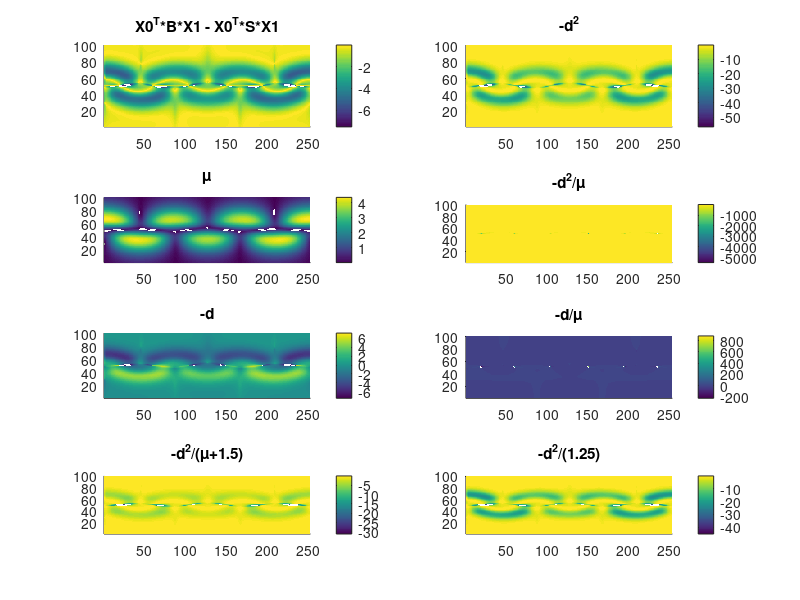
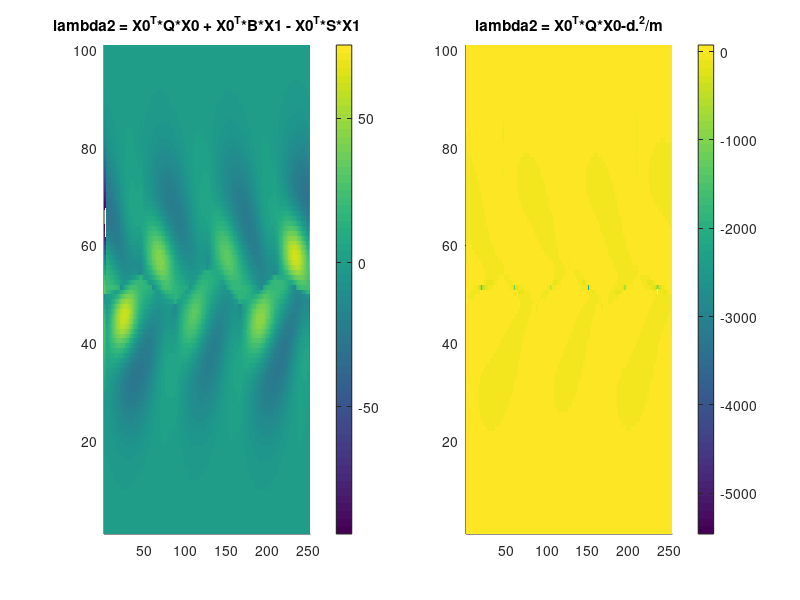
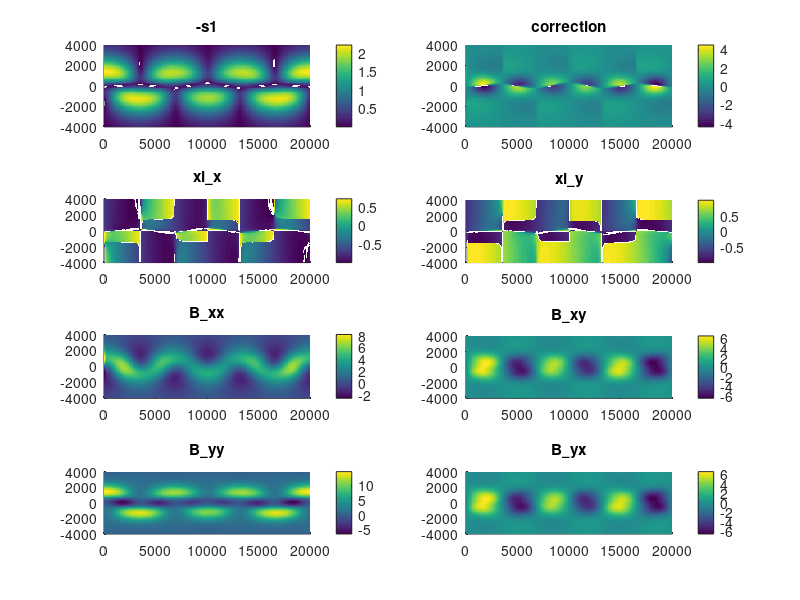
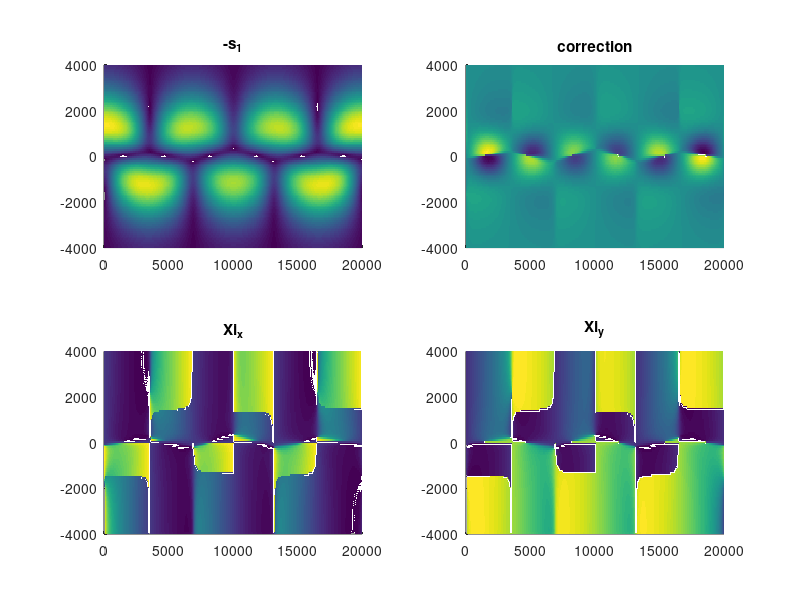

These charts were generated, in order, by the following MATLAB code:

close all
clear all
clc

ydim = 101;
xdim = ceil(2.5*ydim)
y=linspace(-4000,4000,ydim); %km
dy = y(2)-y(1);
x=linspace(0,20000,xdim); %km
dx = x(2)-x(1);
U0 = 62.66;%m s^-1
U0 = 24*3.6*U0 %km hr^-1
L = 1770;%km
A2 = 0.1;
A3 = 0.3;
c2 = 0.205*U0;
c3 = 0.461*U0;
re = 6371;%km
k = @(n) 2*n/re;
[x,y]=meshgrid(x,y);
%Fixed Reference Frame
tdim = 3;
t0 = 0%0.5*pi
time = linspace(-0.01+t0,0.01+t0,tdim);
dt = time(2)-time(1);
for i =1:length(time)
    t=time(i);
    dpdx = -k(3).*A3.*L.*U0.*((sech(y./L)).^2).*sin(k(3).*(x-c3.*t)) - k(2).*A2.*L.*U0.*((sech(y./L)).^2).*sin(k(2).*(x-c2.*t));
    dpdy = - U0.*((sech(y./L)).^2) - 2.*A3.*U0.*tanh(y./L).*((sech(y./L)).^2).*cos(k(3).*(x-c3.*t)) - 2.*A2.*U0.*tanh(y./L).*((sech(y./L)).^2).*cos(k(2).*(x-c2.*t));

    v(:,:,i) = dpdx;
    u(:,:,i) = -dpdy;

end

clear dpdx dpdy


[dudx,dudy,dudt] = gradient(u,dx,dy,dt);
[dvdx,dvdy,dvdt] = gradient(v,dx,dy,dt);

au = dudt+u.*dudx+v.*dudy;
av = dvdt+u.*dvdx+v.*dvdy;
clear dudt dvdt
[daudx,daudy,daudt] = gradient(au,dx,dy,dt);
[davdx,davdy,davdt] = gradient(av,dx,dy,dt);

ju = daudt+u.*daudx+v.*daudy;
jv = davdt+u.*davdx+v.*davdy;
clear daudt davdt u v au av
[djudx,djudy,djudt] = gradient(ju,dx,dy,dt);
[djvdx,djvdy,djvdt] = gradient(jv,dx,dy,dt);
clear djudt djvdt
R = [0,-1;1,0];
b = zeros([ydim,xdim,tdim,2,2]);
for t =1:tdim
    t
    for i = 1:ydim
        for j = 1:xdim
            if ~isnan(ju(i,j,t))&&~isnan(jv(i,j,t))
                Grad_v = [dudx(i,j,t), dudy(i,j,t);dvdx(i,j,t), dvdy(i,j,t)];
                Grad_a = [daudx(i,j,t), daudy(i,j,t); davdx(i,j,t), davdy(i,j,t)];
                Grad_j = [djudx(i,j,t), djudy(i,j,t); djvdx(i,j,t), djvdy(i,j,t)];
                S = 0.5*(Grad_v + Grad_v');
                B = 0.5*(Grad_a + Grad_a')+(Grad_v'*Grad_v);
                b(i,j,t,:,:)=B;
                Q = 0.5*(Grad_j + Grad_j')+(Grad_v'*Grad_a+Grad_a'*Grad_v);
                [V,D] = eig(S);
                if ~issorted(diag(D))
                    [D,I] = sort(diag(D));
                    V = V(:, I);
                end
                s1(i,j,t) = D(1,1);
                X0 = V(:,1);
                xi(i,j,t,:) = V(:,1);
                l1(i,j,t) = X0'*B*X0;
                X1 = -((B-l1(i,j,t)*eye(size(B)))*X0)\(S-s1(i,j,t)*eye(size(B)));
                if sum(X1)~=0
                    X1=X1'/norm(X1);
                else
                    X1=X1';
                end
                l2(i,j,t) = X0'*Q*X0 + X0'*B*X1 - X0'*S*X1;
                db(i,j,t) = X0'*B*X1 - X0'*S*X1;
                a1(i,j,t)=l2(i,j,t);
                %Xp = R*X0;
                m = X0'*R'*(S-s1(i,j,t)*eye(size(S)))*R*X0;
                d = X0'*R'*B*X0;
                dd(i,j,t)=d;
                mm(i,j,t)=m;
                l2(i,j,t) = X0'*Q*X0-d.^2/m;
                a2(i,j,t)=l2(i,j,t);
                %X1 = V(:,1);
                %l1(i,j,t) = X1'*B*X1;
                %l2(i,j,t) = X1'*Q*X1;
                %cor(i,j,t) = -s1(i,j,t).^2+0.5*(X1'*B*X1);

            else
                s1(i,j,t) =nan;
                l1(i,j,t) = nan;
                l2(i,j,t) = nan;
                %cor(i,j,t)=nan;
            end
        end
    end
end

save bick_correction3rd s1 l1 l2
save bick_error_comparison s1 l1 a1 a2 dd db

figure
subplot(421)
surface(db(:,:,2),'edgecolor','none')
title('X0^T*B*X1 - X0^T*S*X1')
colorbar
axis tight
subplot(422)
surface(-dd(:,:,2).^2,'edgecolor','none')
title('-d^2')
axis tight
colorbar
subplot(423)
surface(mm(:,:,2),'edgecolor','none')
title('\mu')
axis tight
colorbar
subplot(424)
surface(-dd(:,:,2).^2./mm(:,:,2),'edgecolor','none')
title('-d^2/\mu')
axis tight
colorbar
subplot(425)
surface(-dd(:,:,2),'edgecolor','none')
title('-d')
axis tight
colorbar
subplot(426)
surface(-dd(:,:,2)./mm(:,:,2),'edgecolor','none')
title('-d/\mu')
axis tight
colorbar
subplot(427)
surface(-dd(:,:,2).^2./(mm(:,:,2)+1.5),'edgecolor','none')
title('-d^2/(\mu+1.5)')
axis tight
colorbar
subplot(428)
surface(-dd(:,:,2).^2./1.25,'edgecolor','none')
title('-d^2/(1.25)')
axis tight
colorbar

%
figure
subplot(121)
surface(a1(:,:,2),'edgecolor','none')
title('lambda2 = X0^T*Q*X0 + X0^T*B*X1 - X0^T*S*X1')
colorbar
axis tight
subplot(122)
surface(a2(:,:,2),'edgecolor','none')
title('lambda2 = X0^T*Q*X0-d.^2/m')
axis tight
colorbar


figure
subplot(421)
surface(x,y,-s1(:,:,2),'edgecolor','none')
title('-s1')
colorbar
subplot(422)
surface(x,y,-s1(:,:,2).^2+0.5*l1(:,:,2),'edgecolor','none')
title('correction')
colorbar
subplot(423)
surface(x,y,xi(:,:,2,1),'edgecolor','none')
title('xi\_x')
colorbar
subplot(424)
surface(x,y,xi(:,:,2,2),'edgecolor','none')
title('xi\_y')
colorbar
subplot(425)
surface(x,y,b(:,:,2,1,1),'edgecolor','none')
title('B\_xx')
colorbar
subplot(426)
surface(x,y,b(:,:,2,1,2),'edgecolor','none')
title('B\_xy')
colorbar
subplot(427)
surface(x,y,b(:,:,2,2,2),'edgecolor','none')
title('B\_yy')
colorbar
subplot(428)
surface(x,y,b(:,:,2,2,1),'edgecolor','none')
title('B\_yx')
colorbar
%}

figure
subplot(221)
surface(x,y,-s1(:,:,2),'edgecolor','none')
title('-s_1')
subplot(222)
surface(x,y,-s1(:,:,2).^2+0.5.*l1(:,:,2),'edgecolor','none')
title('correction')
subplot(223)
surface(x,y,xi(:,:,2,1),'edgecolor','none')
title('Xi_x')
subplot(224)
surface(x,y,xi(:,:,2,2),'edgecolor','none')
title('Xi_y')

figure
quiver(x(1:15:end,1:15:end),y(1:15:end,1:15:end),xi(1:15:end,1:15:end,2,1),xi(1:15:end,1:15:end,2,2))%,'edgecolor','none')

